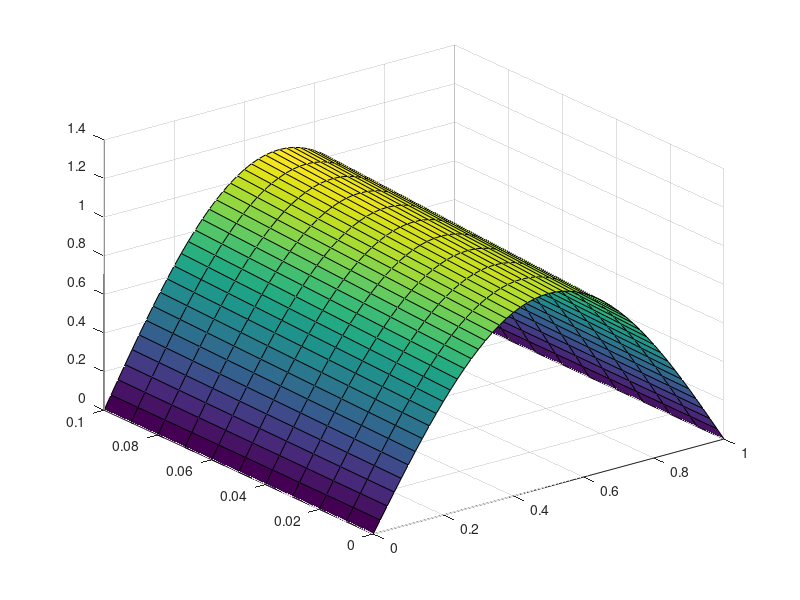

Write MATLAB code to recreate this figure.
dx = 1/50;
dt = 0.01;
alpha = 1/(pi^2);
lambda = alpha * (dt/(dx^2));
rows = .1/dt + 1;
cols = 1/dx + 1;
U = zeros(rows, cols);

for i = 1:cols
    U(1, i) = sin(pi*(i-1)*dx);
end

a = 2*(1+lambda);
b = -lambda;
c = -lambda;

A = diag(a*ones(1,cols-2)) + diag(b*ones(1,cols-3),1) + diag(c*ones(1,cols-3),-1);

a = 2*(1-lambda);
b = lambda;
c = lambda;
B = diag(a*ones(1,cols-2)) + diag(b*ones(1,cols-3),1) + diag(c*ones(1,cols-3),-1);

for i = 2:rows
    x = inv(A)*B*U(i-1, 2:cols-1)';
    for j = 1:cols-2
        U(i, j+1) = x(j);
    end
end


dx = 1/50;
dt = 0.01;
alpha = 1/(pi^2);
lambda = alpha * (dt/(dx^2));
rows = .1/dt + 1;
cols = 1/dx + 1;
W = zeros(rows, cols);


for i = 1:cols
    W(1, i) = sin(pi*(i-1)*dx);
end

for i = 2:rows
    for j = 2:cols-1
        W(i, j) = W(i-1, j) - lambda*(W(i-1, j+1) -2*W(i-1, j) + W(i-1, j-1));
    end
end

surf(linspace(0, 1, 51), linspace(0, 0.1, 11), U)
surf(linspace(0, 1, cols), linspace(0, 0.1, 0.1/dt + 1), W)
    
